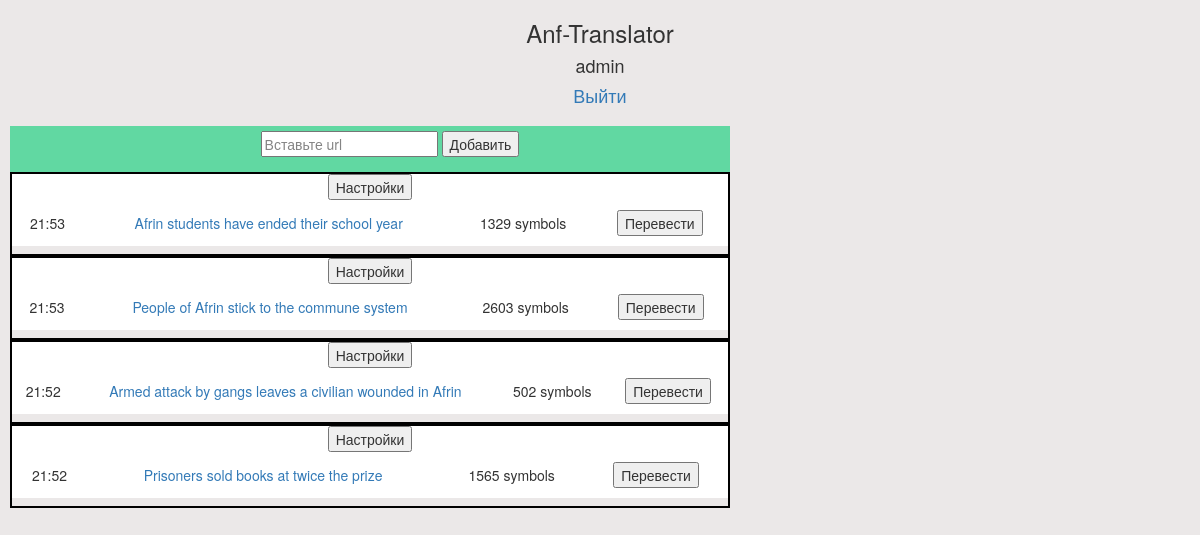
/main/ (signed in), run on an earlier commit of the app's database.
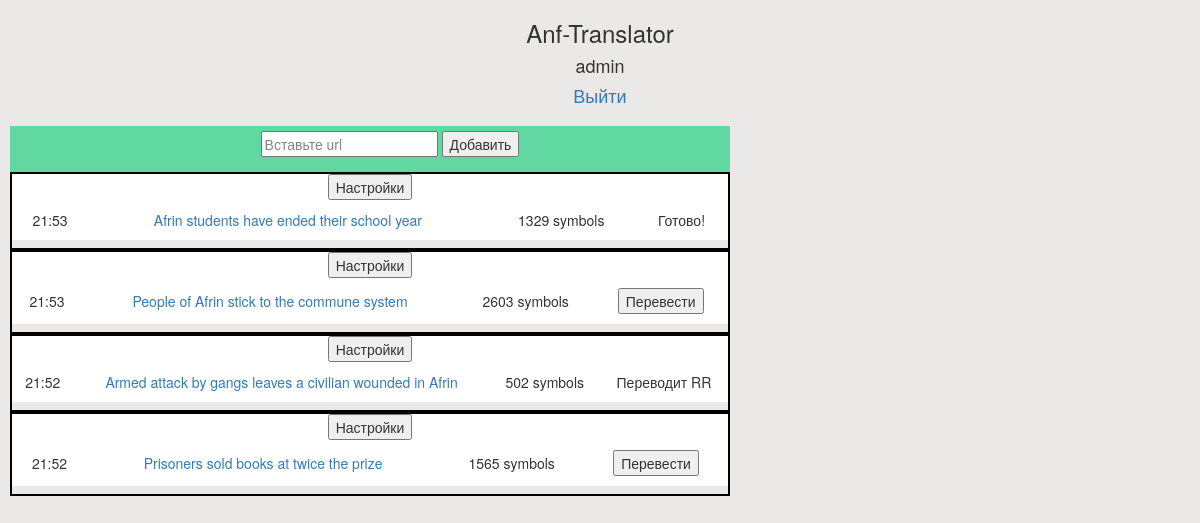
And on a later commit of the database.
### tr_helper/models.py (models this page shows, shortened)
class User(AbstractUser):
    is_translator = models.BooleanField(default=True)
    is_editor = models.BooleanField(default=False)
    def __str__(self):
        return self.username

class Article(models.Model):
    case = models.ForeignKey(
        ArticleCase,
        on_delete=models.CASCADE,
        )
    translator = models.ForeignKey(
        User,
        on_delete=models.CASCADE,
        null=True, blank=True)
    url = models.URLField()
    title = models.CharField(max_length=100)
    tags = models.CharField(max_length=100)
    symbols_amount = models.IntegerField()
    published = models.DateTimeField(auto_now_add=True)
    last_change = models.DateTimeField(auto_now=True)
    language = models.CharField(
        max_length=2,
        choices=LANGUAGE_CHOICES,
        default=0,
        )
    img_url = models.URLField()
    loaded = models.BooleanField(default=False)
    class Meta:
        ordering = ('published',)
        get_latest_by = 'last_change'

### tr_helper/views.py (the view, shortened to what this page needs)
# urls.py: path('', views.ArticleFlow.as_view(), name='article_flow'),
class ArticleFlow(LoginRequiredMixin, View):
    template_name = 'main/article_flow.html'
    form_class = EmbedArticleForm
    def get(self, request):
        print('in main flow')
        queryset = ArticleCase.objects.order_by('-published')[:20]
        cases = [Article.objects.filter(case=case) for case in queryset]
        last_pk = Article.objects.latest('pk').pk
        data = {
            'cases': cases,
            'date_today': datetime.date.today()
            }
        response = render(request, self.template_name, data)
        print(last_pk)
        response.set_cookie('last_pk', last_pk)
        last_change = Article.objects.latest('last_change').last_change
        response.set_cookie('last_change', last_change)
        return response

### tr_helper/templates/main/article_flow.html (shortened to what this page needs)
{% extends 'main/base.html' %}
{% block content %}
<div class="article-container">
  <div class="article-menu">
    <ul>
      <li>
        <form action="" method="post">
          <input type="text" name="input-url" value="Вставьте url"/>
          <input type="submit" name="user-add" value="Добавить" id="btm-add"/>
        </form>
      </li>
    </ul>
  </div>
  <div id='flow'>
    {% for case in cases %}
    <div class="case-container">
      <button type="submit">Настройки</button>
    <table>
      {% for article in case %}
      <tr class="article-row" id={{article.pk}} >
        <td>
           {{article.published|time:"H:i"}}
        </td>
        <td>
          <a href="{{ article.url }}">{{ article.title }}</a>
        </td>
        <td class="symbols">
          {{ article.symbols_amount }} symbols
        </td>
        <td class="button">
          {% if article.translator %}
            {% if article.translator == user %}
            <form action="/main/file/" method="post">
            {% csrf_token %}
            <input type="hidden" name=article-pk value={{article.pk}} />
            <button type="submit" class="parse" name="download" >Скачать текст</button>
            </form>
            <form action="/main/file/" method="post" enctype="multipart/form-data">
              {% csrf_token %}
              <input type="hidden" name=article-pk value={{article.pk}} />
              <label for="file">Выбрать файл:</label> <input type="file" id="file" name='file'/>
              <button type="submit" class="btn btn-primary" name="load" value="">
                <span class="glyphicon glyphicon-cloud-upload"></span>Загрузить</button>
            </form>
            {% else %}
                {% if article.loaded == True %}
                Готово!
                {% else %}
                Переводит {{article.translator}}
                {% endif %}
            {% endif %}
          {% else %}
            <button type="submit" class="take" article_pk={{article.pk}}> Перевести</button>
        </td>
      {% endif %}
    </tr>
      {% endfor %}
    </table>
      </div>
  {% endfor %}
  </div>
  </div>
{% endblock %}

### tr_helper/templates/main/base.html (shortened to what this page needs)
{% load staticfiles %}
<!DOCTYPE html>
  <html>
    <head>
      <link rel="stylesheet" href="//maxcdn.bootstrapcdn.com/bootstrap/3.2.0/css/bootstrap.min.css">
      <link rel="stylesheet" href="//maxcdn.bootstrapcdn.com/bootstrap/3.2.0/css/bootstrap-theme.min.css">
      <link rel="stylesheet" href="{% static 'css/main.css' %}">
    </head>
    <body>
      <div class="head">
        <div class="logo">
      <h3>  Anf-Translator </h3>
        </div>
        <div class="account">
                <h4>{{user.username}} </h4>
                <h4><a href="/logout/">Выйти</a></h4>
          </div>
      {% block content %}
      {% endblock %}
    </body>
  </html>

### tr_helper/static/css/main.css (style rules this page uses)
body { background-color: #ebe8e8; font-family: "Arial" sans-serif front-size: 1em; }
.head { /background-color: #ffffff; font-family: "FF Kava" sans-serif front-size: 5em; text-align: center; }
input[name="input-url"] { color: #848484; }
.article-menu { background-color: #61D8A2; list-style: none; }
ul { list-style: none; }
.article-menu { display: block; padding: 5px 5px; }
.article-container { width: 60%; margin: 20px 10px; background-color: #ffffff; }
table { width:100%; }
.article-row { width:100%; padding: 10px 10px; border-bottom: 8px solid #ebe8e8; }
td { padding: 10px 10px; }
.article-row .symbols { text-align: center; }
.case-container { border: 2px solid black; }

What changed in the data, as far as the page shows it:
changed Article "Afrin students have ended their school year": translator_id empty → 6 (drawn)
changed Article "Armed attack by gangs leaves a civilian wounded in Afrin": translator_id empty → 7 (drawn)
Also different on the page:
list line gone: "Перевести"
new list line: "Готово!"
new list line: "Переводит RR"
